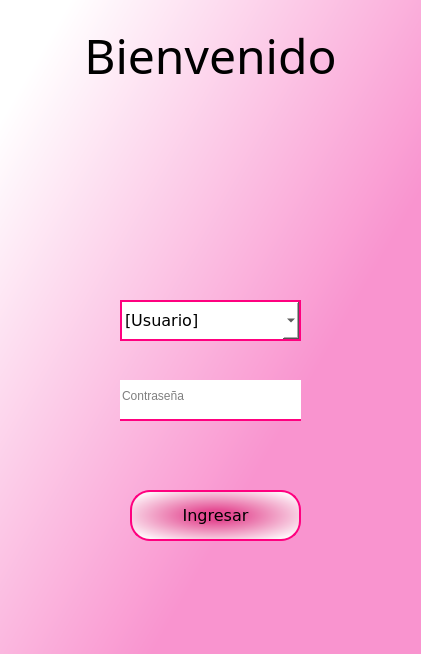
<?xml version="1.0" encoding="UTF-8"?>
<ui version="4.0">
 <class>MainWindow</class>
 <widget class="QMainWindow" name="MainWindow">
  <property name="geometry">
   <rect>
    <x>0</x>
    <y>0</y>
    <width>421</width>
    <height>654</height>
   </rect>
  </property>
  <property name="windowTitle">
   <string>Login</string>
  </property>
  <property name="windowIcon">
   <iconset>
    <normaloff>logo1.png</normaloff>logo1.png</iconset>
  </property>
  <widget class="QWidget" name="centralwidget">
   <widget class="QLabel" name="label">
    <property name="geometry">
     <rect>
      <x>0</x>
      <y>-10</y>
      <width>421</width>
      <height>671</height>
     </rect>
    </property>
    <property name="styleSheet">
     <string notr="true">border:3px solidrgb(255, 85, 127);
background-color:qlineargradient(spread:pad, x1:1, y1:1, x2:0.06, y2:0.131227, stop:0.373134 rgba(249, 148, 207, 255), stop:1 rgba(255, 255, 255, 255))</string>
    </property>
    <property name="text">
     <string/>
    </property>
    <property name="scaledContents">
     <bool>true</bool>
    </property>
   </widget>
   <widget class="QLabel" name="label_2">
    <property name="geometry">
     <rect>
      <x>130</x>
      <y>110</y>
      <width>141</width>
      <height>171</height>
     </rect>
    </property>
    <property name="text">
     <string/>
    </property>
    <property name="pixmap">
     <pixmap>logo1.png</pixmap>
    </property>
    <property name="scaledContents">
     <bool>true</bool>
    </property>
   </widget>
   <widget class="QPushButton" name="btnIngresar">
    <property name="geometry">
     <rect>
      <x>130</x>
      <y>490</y>
      <width>171</width>
      <height>51</height>
     </rect>
    </property>
    <property name="font">
     <font>
      <family>Verdana</family>
      <pointsize>12</pointsize>
     </font>
    </property>
    <property name="styleSheet">
     <string notr="true">

QPushButton{
	border-radius:20px;
	border:2px solid rgb(255, 0, 127);
	background-color:qradialgradient(spread:repeat, cx:0.5, cy:0.5, radius:0.713, fx:0.5, fy:0.5, stop:0.159204 rgba(228, 76, 147, 255), stop:0.890547 rgba(255, 255, 255, 255))
}

QPushButton:hover{
	
	background-color: rgb(255, 255, 255);

}



</string>
    </property>
    <property name="text">
     <string>Ingresar</string>
    </property>
   </widget>
   <widget class="QLineEdit" name="txtPassword">
    <property name="geometry">
     <rect>
      <x>120</x>
      <y>380</y>
      <width>181</width>
      <height>41</height>
     </rect>
    </property>
    <property name="styleSheet">
     <string notr="true">background-color: rgb(255, 255, 255);
border:none;
border-bottom:2px solid rgb(255, 0, 127);
padding-bottom:7px;</string>
    </property>
    <property name="echoMode">
     <enum>QLineEdit::Password</enum>
    </property>
    <property name="alignment">
     <set>Qt::AlignLeading|Qt::AlignLeft|Qt::AlignVCenter</set>
    </property>
    <property name="placeholderText">
     <string>Contraseña</string>
    </property>
   </widget>
   <widget class="QComboBox" name="cbxUsuario">
    <property name="geometry">
     <rect>
      <x>120</x>
      <y>300</y>
      <width>181</width>
      <height>41</height>
     </rect>
    </property>
    <property name="font">
     <font>
      <family>Verdana</family>
      <pointsize>12</pointsize>
     </font>
    </property>
    <property name="cursor">
     <cursorShape>PointingHandCursor</cursorShape>
    </property>
    <property name="toolTip">
     <string>&lt;html&gt;&lt;head/&gt;&lt;body&gt;&lt;p align=&quot;center&quot;&gt;&lt;br/&gt;&lt;/p&gt;&lt;/body&gt;&lt;/html&gt;</string>
    </property>
    <property name="styleSheet">
     <string notr="true">background-color: rgb(255, 255, 255);
border:2px solid rgb(255, 0, 127)</string>
    </property>
    <property name="currentIndex">
     <number>0</number>
    </property>
    <property name="insertPolicy">
     <enum>QComboBox::NoInsert</enum>
    </property>
    <item>
     <property name="text">
      <string>[Usuario]</string>
     </property>
    </item>
    <item>
     <property name="text">
      <string>Administrador</string>
     </property>
    </item>
    <item>
     <property name="text">
      <string>Cajero</string>
     </property>
    </item>
    <item>
     <property name="text">
      <string>Almacen</string>
     </property>
    </item>
    <item>
     <property name="text">
      <string>Venta</string>
     </property>
    </item>
   </widget>
   <widget class="QLabel" name="label_3">
    <property name="geometry">
     <rect>
      <x>50</x>
      <y>20</y>
      <width>321</width>
      <height>71</height>
     </rect>
    </property>
    <property name="font">
     <font>
      <family>Rage Italic</family>
     </font>
    </property>
    <property name="text">
     <string>&lt;html&gt;&lt;head/&gt;&lt;body&gt;&lt;p align=&quot;center&quot;&gt;&lt;span style=&quot; font-size:36pt;&quot;&gt;Bienvenido&lt;/span&gt;&lt;/p&gt;&lt;/body&gt;&lt;/html&gt;</string>
    </property>
   </widget>
   <widget class="QLabel" name="lblError">
    <property name="geometry">
     <rect>
      <x>120</x>
      <y>430</y>
      <width>211</width>
      <height>21</height>
     </rect>
    </property>
    <property name="font">
     <font>
      <family>Verdana</family>
      <pointsize>10</pointsize>
     </font>
    </property>
    <property name="text">
     <string/>
    </property>
   </widget>
   <widget class="QLabel" name="lblError2">
    <property name="geometry">
     <rect>
      <x>120</x>
      <y>350</y>
      <width>211</width>
      <height>21</height>
     </rect>
    </property>
    <property name="font">
     <font>
      <family>Verdana</family>
      <pointsize>10</pointsize>
     </font>
    </property>
    <property name="text">
     <string/>
    </property>
   </widget>
  </widget>
 </widget>
 <resources/>
 <connections/>
</ui>
